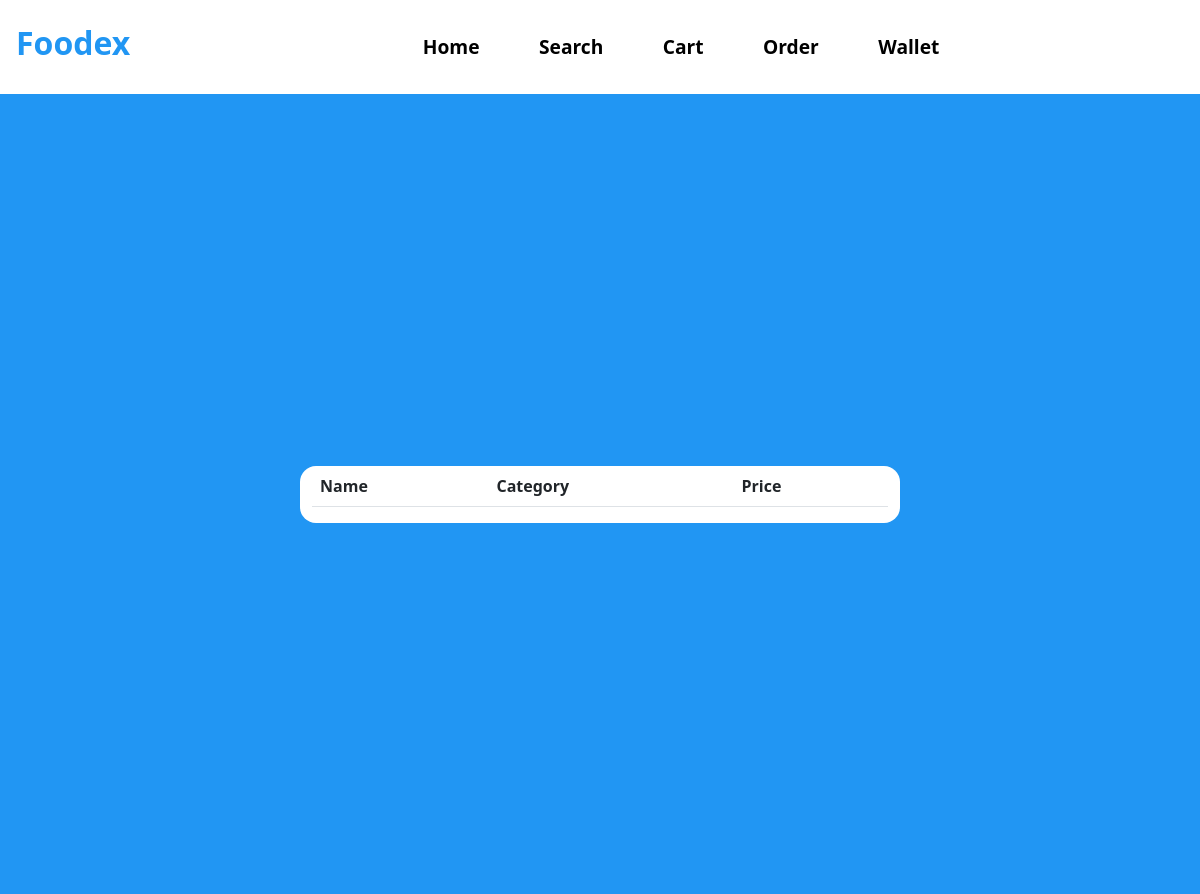
Page /View-Resturant-menu?id=3 on the earlier database version.
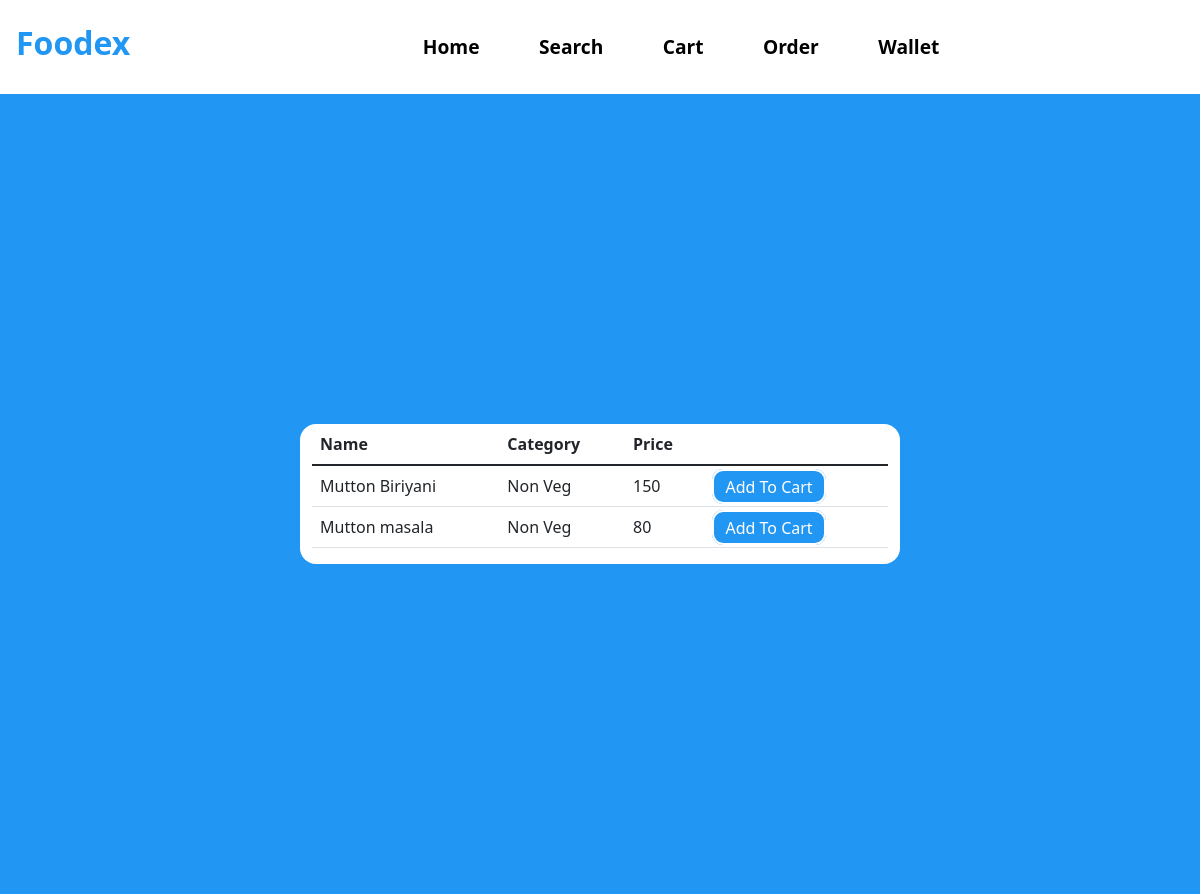
Same page on the later database version.
### tables this page shows
CREATE TABLE MENU(
                        ITEM_ID INTEGER PRIMARY KEY AUTOINCREMENT,
                        ITEM_NAME TEXT,
                        ITEM_CATEGORY TEXT,
                        ITEM_PRICE INTEGER,
                        RESTAURANT_ID INTEGER,
                        FOREIGN KEY(RESTAURANT_ID) REFERENCES RESTAURANT(RESTAURANT_ID)
                       );

### app.py (the view)
@app.route("/View-Resturant-menu")
def view_menu_user():
    getid=request.args.get('id')
    cursor=connection.cursor()
    count=cursor.execute("SELECT m.ITEM_ID,m.ITEM_NAME,m.ITEM_CATEGORY,m.ITEM_PRICE FROM MENU m LEFT JOIN RESTAURANT r ON m.RESTAURANT_ID = r.RESTAURANT_ID WHERE m.RESTAURANT_ID="+str(getid)+"; ")
    result=cursor.fetchall()
    return render_template("View_Menu_user.html",MENU=result,Res_id=getid)

### templates/View_Menu_user.html (shortened to what this page needs)
<!DOCTYPE html>
<html lang="en">
<head>
    <link href="https://cdn.jsdelivr.net/npm/bootstrap@5.1.3/dist/css/bootstrap.min.css" rel="stylesheet">
    <link rel= "stylesheet" type= "text/css" href= "{{ url_for('static',filename='Styles.css') }}">
</head>
<body>
<nav class="navbar navbar-expand-lg bg-white">
  <h3 class="navbar-brand Logo" style="color:#2196f3;font-size: 2rem;"href="#">Foodex</h3>
    <div class="container">
  <div class="collapse navbar-collapse" id="navbarSupportedContent">
    <ul class="navbar-nav mr-auto nav-links">
        <li class="nav-item">
        <a class="nav-link nav-link-btn" href="/User-Dashboard">Home</a>
      </li>
      <li class="nav-item">
        <a class="nav-link nav-link-btn" href="/View-Resturant">Search</a>
      </li>
      <li class="nav-item">
        <a class="nav-link nav-link-btn" href="/User-cart">Cart</a>
      </li>
        <li class="nav-item">
        <a class="nav-link nav-link-btn" href="/User-order">Order</a>
      </li>
        <li class="nav-item">
        <a class="nav-link nav-link-btn" href="/User-Wallet">Wallet</a>
      </li>
    </ul>
  </div>
     </div>
</nav>
  <div class="ToCenter" style="background:#2196f3;">
  <div class="container">
        <div class="row">
            <div class="col">
                <table class="table">
                    <thead>
                      <tr>
                        <th scope="col">Name</th>
                        <th scope="col">Category</th>
                        <th scope="col">Price</th>
                      </tr>
                    </thead>
                    <tbody>
                      {% for i in MENU %}
                      <tr>
                        <td>{{i[1]}}</td>
                          <td>{{i[2]}}</td>
                          <td>{{i[3]}}</td>
                            <td> <a class="Edit-btn" style="background:#2196f3;" href="/User-add-cart?id={{i[0]}}&res_id={{Res_id}}"> Add To Cart</a> </td>
                      </tr>
                      {% endfor %}
                    </tbody>
                  </table>
            </div>
        </div>
    </div>
    </div>
</body>
</html>

Differences in the rows shown:
added MENU: ITEM_NAME "Mutton Biriyani", ITEM_CATEGORY "Non Veg", ITEM_PRICE "150"
added MENU: ITEM_NAME "Mutton masala", ITEM_CATEGORY "Non Veg", ITEM_PRICE "80"
